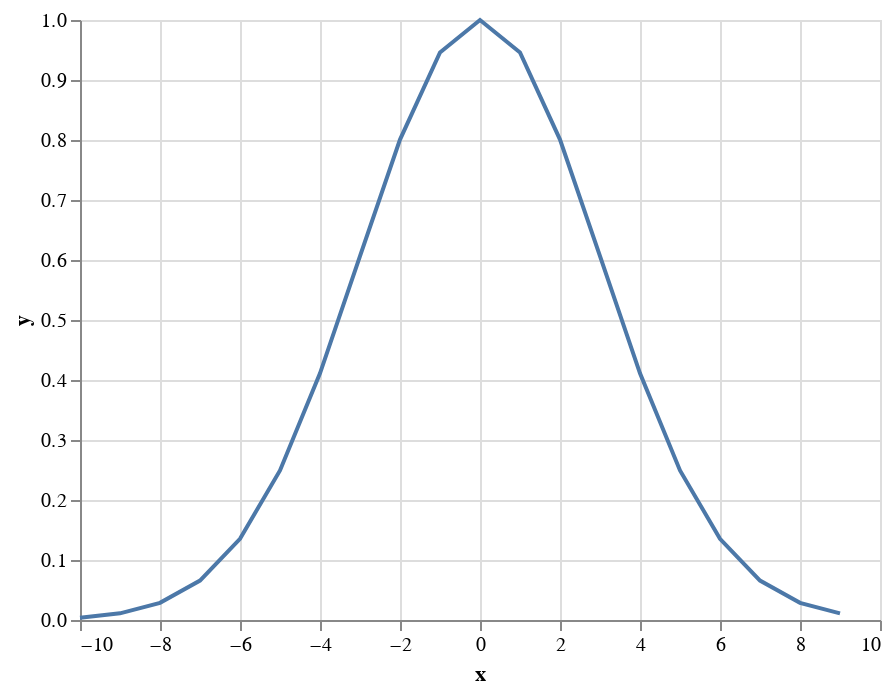

Notebook cell for this chart:
### Code cell
plot_kernel(k)

### Figure 1 — Vega-Lite specification as saved in the notebook (floating-point values rounded to 4 significant figures)
{"$schema": "https://vega.github.io/schema/vega-lite/v4.17.0.json", "config": {"view": {"continuousHeight": 300, "continuousWidth": 400}}, "data": {"name": "data-30947fcede15707f913d7835cfd2c152"}, "datasets": {"data-30947fcede15707f913d7835cfd2c152": [{"x": -10, "y": 0.003866}, {"x": -9, "y": 0.01111}, {"x": -8, "y": 0.02857}, {"x": -7, "y": 0.06573}, {"x": -6, "y": 0.1353}, {"x": -5, "y": 0.2494}, {"x": -4, "y": 0.4111}, {"x": -3, "y": 0.6065}, {"x": -2, "y": 0.8007}, {"x": -1, "y": 0.946}, {"x": 0, "y": 1}, {"x": 1, "y": 0.946}, {"x": 2, "y": 0.8007}, {"x": 3, "y": 0.6065}, {"x": 4, "y": 0.4111}, {"x": 5, "y": 0.2494}, {"x": 6, "y": 0.1353}, {"x": 7, "y": 0.06573}, {"x": 8, "y": 0.02857}, {"x": 9, "y": 0.01111}]}, "encoding": {"x": {"field": "x", "type": "quantitative"}, "y": {"field": "y", "type": "quantitative"}}, "mark": "line"}
